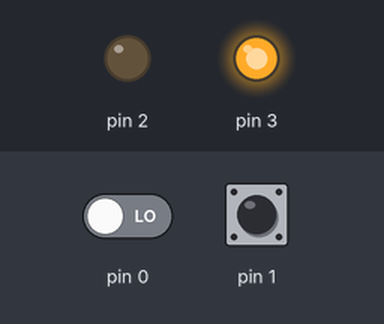
A sketch run on a simulated Arduino Uno, built with avr-gcc and run on an emulated ATmega328P. Parts: output pins drawn as LEDs (lit = HIGH). The test bench sets the inputs (shaded band); at power-on: pin 1 HIGH, pin 0 LOW. Random numbers use the default seed unless the sketch sets one.

Above: at 1.2 s.
1.3 s: pin 1 pulsed LOW 5 times (0.12 s each, 0.3 s apart)
At 3.8 s:
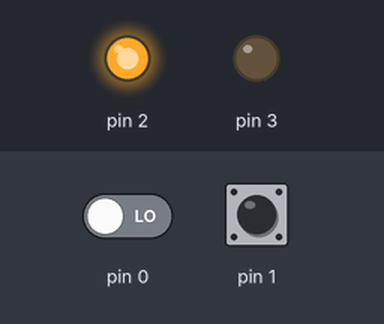
Timing chart, 0 to 5.3 s (numbered marks = the images above; inputs shaded):
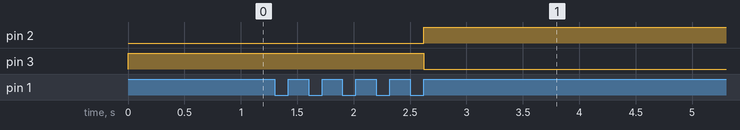

Measured:
- after the input at 1.3 s, pin 2: LOW → HIGH after 1.3 s; pin 3: HIGH → LOW after 1.3 s

The sketch:

fourth.ino
```cpp
int licznik = 0;	//DEKLARACJA ZMIENNYCH
int los = random(1,10);	//ZMIENNA LOSOWA OD 1 DO 10

void setup()	//DEKLARACJA PINOW
{
  pinMode(0, INPUT);
  pinMode(1, INPUT);
  pinMode(2, OUTPUT);
  pinMode(3, OUTPUT);
}

void loop()
{
  if (digitalRead(1) == 0) {	//PRZYCISK ZLICZAJACY
    licznik = licznik + 1;		//INKREMENTACJA PRZYCISNIEC
  }
  while (digitalRead(1) == 0) {
  }

  if (digitalRead(0) == 0) {	//PRZYCISK SPRAWDZAJACY
    if (licznik == los){		//SPRAWDZANIE ODGADNIECIA
      digitalWrite(2, HIGH);	//WLACZENIE DIODY ZIELONEJ
      digitalWrite(3, LOW);		//WYLACZENIE DIODY CZERWONEJ
    }else{
      digitalWrite(3, HIGH);
      digitalWrite(2, LOW); //WLACZENIE DIODY CZERWONEJ
    }
   while (digitalRead(1) == 0) {
  }
    delay(10); //OPOZNIENIE
  }
}
```
